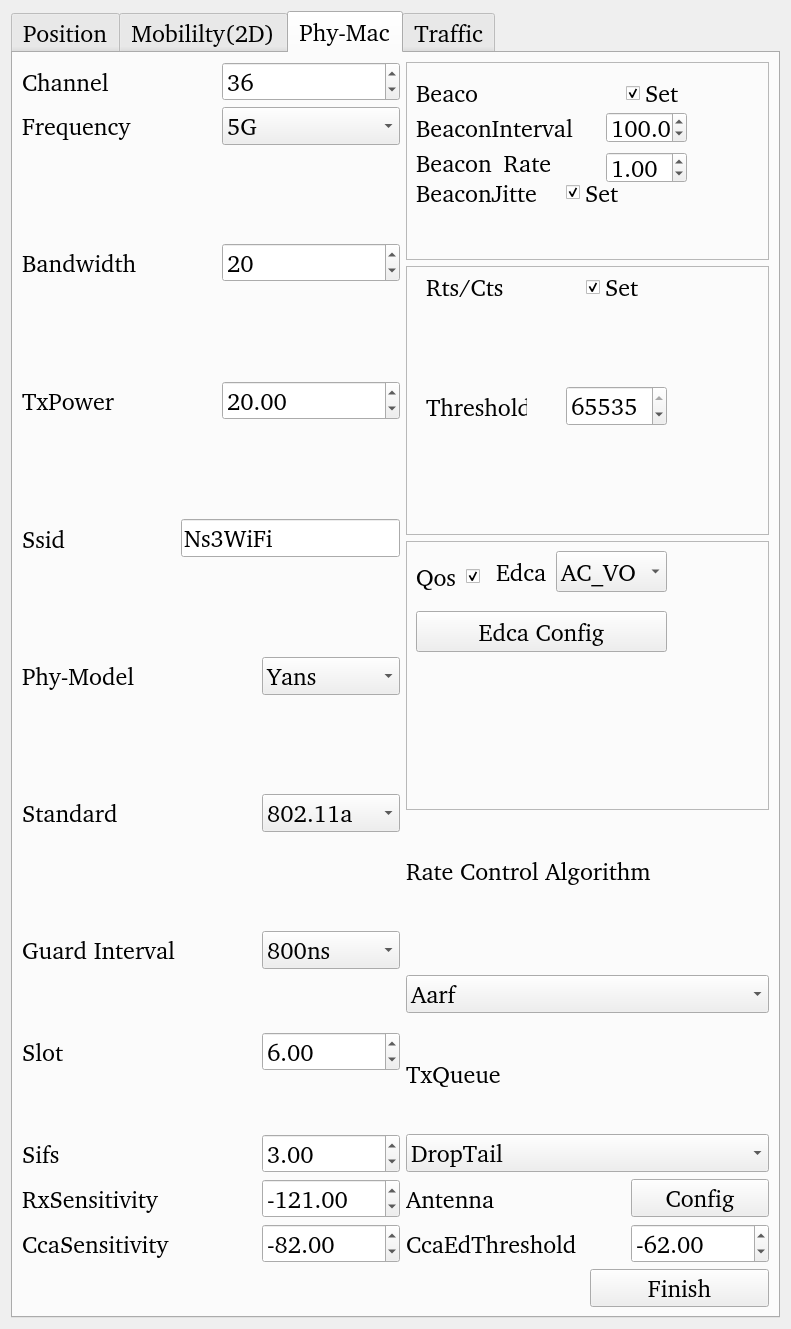
<?xml version="1.0" encoding="UTF-8"?>
<ui version="4.0">
 <class>Ap_config</class>
 <widget class="QWidget" name="Ap_config">
  <property name="geometry">
   <rect>
    <x>0</x>
    <y>0</y>
    <width>791</width>
    <height>1329</height>
   </rect>
  </property>
  <property name="windowTitle">
   <string>Form</string>
  </property>
  <layout class="QGridLayout" name="gridLayout_3">
   <item row="0" column="0">
    <widget class="QTabWidget" name="tabWidget">
     <property name="font">
      <font>
       <family>Nimbus Sans [UKWN]</family>
       <pointsize>18</pointsize>
       <italic>false</italic>
       <bold>false</bold>
      </font>
     </property>
     <property name="currentIndex">
      <number>2</number>
     </property>
     <property name="documentMode">
      <bool>false</bool>
     </property>
     <property name="tabsClosable">
      <bool>false</bool>
     </property>
     <property name="tabBarAutoHide">
      <bool>false</bool>
     </property>
     <widget class="QWidget" name="tab">
      <attribute name="title">
       <string>Position</string>
      </attribute>
      <layout class="QGridLayout" name="gridLayout_4">
       <item row="0" column="0">
        <widget class="QCheckBox" name="checkBox_4">
         <property name="font">
          <font>
           <family>Nimbus Sans [UKWN]</family>
           <pointsize>14</pointsize>
           <italic>false</italic>
           <bold>false</bold>
          </font>
         </property>
         <property name="text">
          <string>Random Position</string>
         </property>
         <property name="checked">
          <bool>true</bool>
         </property>
        </widget>
       </item>
       <item row="1" column="0">
        <widget class="QGroupBox" name="groupBox">
         <property name="font">
          <font>
           <family>Nimbus Sans [UKWN]</family>
           <pointsize>14</pointsize>
           <italic>false</italic>
           <bold>false</bold>
          </font>
         </property>
         <property name="title">
          <string>(X)</string>
         </property>
         <widget class="QDoubleSpinBox" name="doubleSpinBox">
          <property name="geometry">
           <rect>
            <x>10</x>
            <y>30</y>
            <width>161</width>
            <height>61</height>
           </rect>
          </property>
         </widget>
        </widget>
       </item>
       <item row="2" column="0">
        <widget class="QGroupBox" name="groupBox_2">
         <property name="font">
          <font>
           <family>Nimbus Sans [UKWN]</family>
           <pointsize>14</pointsize>
           <italic>false</italic>
           <bold>false</bold>
          </font>
         </property>
         <property name="title">
          <string>(Y)</string>
         </property>
         <widget class="QDoubleSpinBox" name="doubleSpinBox_2">
          <property name="geometry">
           <rect>
            <x>10</x>
            <y>30</y>
            <width>161</width>
            <height>61</height>
           </rect>
          </property>
         </widget>
        </widget>
       </item>
       <item row="3" column="0">
        <widget class="QGroupBox" name="groupBox_3">
         <property name="font">
          <font>
           <family>Nimbus Sans [UKWN]</family>
           <pointsize>14</pointsize>
           <italic>false</italic>
           <bold>false</bold>
          </font>
         </property>
         <property name="title">
          <string>(Z)</string>
         </property>
         <widget class="QDoubleSpinBox" name="doubleSpinBox_3">
          <property name="geometry">
           <rect>
            <x>10</x>
            <y>30</y>
            <width>161</width>
            <height>61</height>
           </rect>
          </property>
         </widget>
        </widget>
       </item>
       <item row="4" column="0">
        <widget class="QPushButton" name="pushButton">
         <property name="minimumSize">
          <size>
           <width>0</width>
           <height>40</height>
          </size>
         </property>
         <property name="font">
          <font>
           <family>Nimbus Sans [UKWN]</family>
           <pointsize>14</pointsize>
           <italic>false</italic>
           <bold>false</bold>
          </font>
         </property>
         <property name="text">
          <string>Finish</string>
         </property>
        </widget>
       </item>
      </layout>
     </widget>
     <widget class="QWidget" name="tab_2">
      <attribute name="title">
       <string>Mobililty(2D)</string>
      </attribute>
      <layout class="QGridLayout" name="gridLayout_5">
       <item row="0" column="0">
        <widget class="QCheckBox" name="checkBox_3">
         <property name="font">
          <font>
           <family>Nimbus Sans [UKWN]</family>
           <pointsize>14</pointsize>
           <italic>false</italic>
           <bold>true</bold>
          </font>
         </property>
         <property name="text">
          <string>Mobility</string>
         </property>
        </widget>
       </item>
       <item row="1" column="0">
        <widget class="QComboBox" name="comboBox">
         <item>
          <property name="text">
           <string>Random Mobility Model</string>
          </property>
         </item>
         <item>
          <property name="text">
           <string>Draw the Route Manually</string>
          </property>
         </item>
        </widget>
       </item>
       <item row="2" column="0">
        <widget class="QWidget" name="widget" native="true">
         <layout class="QVBoxLayout" name="verticalLayout_4">
          <item>
           <widget class="QLabel" name="label">
            <property name="font">
             <font>
              <family>Nimbus Sans [UKWN]</family>
              <pointsize>18</pointsize>
              <italic>false</italic>
              <bold>true</bold>
             </font>
            </property>
            <property name="text">
             <string>Boundaries</string>
            </property>
           </widget>
          </item>
          <item>
           <widget class="QLabel" name="label_2">
            <property name="font">
             <font>
              <family>Nimbus Sans [UKWN]</family>
              <pointsize>18</pointsize>
              <italic>false</italic>
              <bold>true</bold>
             </font>
            </property>
            <property name="text">
             <string>minX</string>
            </property>
           </widget>
          </item>
          <item>
           <widget class="QDoubleSpinBox" name="doubleSpinBox_14"/>
          </item>
          <item>
           <widget class="QLabel" name="label_5">
            <property name="font">
             <font>
              <family>Nimbus Sans [UKWN]</family>
              <pointsize>18</pointsize>
              <italic>false</italic>
              <bold>true</bold>
             </font>
            </property>
            <property name="text">
             <string>maxX</string>
            </property>
           </widget>
          </item>
          <item>
           <widget class="QDoubleSpinBox" name="doubleSpinBox_15"/>
          </item>
          <item>
           <widget class="QLabel" name="label_3">
            <property name="font">
             <font>
              <family>Nimbus Sans [UKWN]</family>
              <pointsize>18</pointsize>
              <italic>false</italic>
              <bold>true</bold>
             </font>
            </property>
            <property name="text">
             <string>minY</string>
            </property>
           </widget>
          </item>
          <item>
           <widget class="QDoubleSpinBox" name="doubleSpinBox_16"/>
          </item>
          <item>
           <widget class="QLabel" name="label_4">
            <property name="font">
             <font>
              <family>Nimbus Sans [UKWN]</family>
              <pointsize>18</pointsize>
              <italic>false</italic>
              <bold>true</bold>
             </font>
            </property>
            <property name="text">
             <string>maxY</string>
            </property>
           </widget>
          </item>
          <item>
           <widget class="QDoubleSpinBox" name="doubleSpinBox_17"/>
          </item>
          <item>
           <widget class="QWidget" name="widget_2" native="true"/>
          </item>
          <item>
           <widget class="QLabel" name="label_6">
            <property name="font">
             <font>
              <family>Nimbus Sans [UKWN]</family>
              <pointsize>18</pointsize>
              <italic>false</italic>
              <bold>true</bold>
             </font>
            </property>
            <property name="text">
             <string>Mode</string>
            </property>
           </widget>
          </item>
          <item>
           <widget class="QComboBox" name="comboBox_2">
            <item>
             <property name="text">
              <string>Time</string>
             </property>
            </item>
            <item>
             <property name="text">
              <string>Distance</string>
             </property>
            </item>
           </widget>
          </item>
          <item>
           <widget class="QWidget" name="widget_3" native="true"/>
          </item>
          <item>
           <widget class="QLabel" name="label_7">
            <property name="font">
             <font>
              <family>Nimbus Sans [UKWN]</family>
              <pointsize>14</pointsize>
              <italic>false</italic>
              <bold>true</bold>
             </font>
            </property>
            <property name="text">
             <string>(s)</string>
            </property>
           </widget>
          </item>
          <item>
           <widget class="QDoubleSpinBox" name="doubleSpinBox_4">
            <property name="value">
             <double>2.000000000000000</double>
            </property>
           </widget>
          </item>
          <item>
           <widget class="QLabel" name="label_8">
            <property name="font">
             <font>
              <family>Nimbus Sans [UKWN]</family>
              <pointsize>14</pointsize>
              <italic>false</italic>
              <bold>true</bold>
             </font>
            </property>
            <property name="text">
             <string>(m)</string>
            </property>
           </widget>
          </item>
          <item>
           <widget class="QDoubleSpinBox" name="doubleSpinBox_5">
            <property name="value">
             <double>2.000000000000000</double>
            </property>
           </widget>
          </item>
          <item>
           <widget class="QLabel" name="label_25">
            <property name="font">
             <font>
              <family>Nimbus Sans [UKWN]</family>
              <pointsize>18</pointsize>
              <italic>false</italic>
              <bold>true</bold>
             </font>
            </property>
            <property name="text">
             <string>Velocity</string>
            </property>
           </widget>
          </item>
          <item>
           <widget class="QDoubleSpinBox" name="doubleSpinBox_18">
            <property name="value">
             <double>1.000000000000000</double>
            </property>
           </widget>
          </item>
          <item>
           <widget class="QPushButton" name="pushButton_4">
            <property name="minimumSize">
             <size>
              <width>0</width>
              <height>40</height>
             </size>
            </property>
            <property name="font">
             <font>
              <family>Nimbus Sans [UKWN]</family>
              <pointsize>14</pointsize>
              <italic>false</italic>
              <bold>true</bold>
             </font>
            </property>
            <property name="text">
             <string>Finish</string>
            </property>
           </widget>
          </item>
         </layout>
        </widget>
       </item>
      </layout>
     </widget>
     <widget class="QWidget" name="tab_3">
      <attribute name="title">
       <string>Phy-Mac</string>
      </attribute>
      <layout class="QGridLayout" name="gridLayout">
       <item row="0" column="0">
        <widget class="QLabel" name="label_9">
         <property name="text">
          <string>Channel</string>
         </property>
        </widget>
       </item>
       <item row="2" column="0" rowspan="2" colspan="2">
        <widget class="QLabel" name="label_11">
         <property name="text">
          <string>Bandwidth</string>
         </property>
        </widget>
       </item>
       <item row="0" column="2" colspan="2">
        <widget class="QSpinBox" name="spinBox">
         <property name="value">
          <number>36</number>
         </property>
        </widget>
       </item>
       <item row="3" column="4" rowspan="3" colspan="3">
        <widget class="QFrame" name="frame_2">
         <property name="frameShape">
          <enum>QFrame::Shape::StyledPanel</enum>
         </property>
         <property name="frameShadow">
          <enum>QFrame::Shadow::Raised</enum>
         </property>
         <widget class="QLabel" name="label_29">
          <property name="geometry">
           <rect>
            <x>20</x>
            <y>10</y>
            <width>91</width>
            <height>21</height>
           </rect>
          </property>
          <property name="text">
           <string>Rts/Cts</string>
          </property>
         </widget>
         <widget class="QCheckBox" name="checkBox_5">
          <property name="geometry">
           <rect>
            <x>180</x>
            <y>10</y>
            <width>81</width>
            <height>22</height>
           </rect>
          </property>
          <property name="text">
           <string>Set</string>
          </property>
          <property name="checked">
           <bool>true</bool>
          </property>
         </widget>
         <widget class="QLabel" name="label_30">
          <property name="geometry">
           <rect>
            <x>20</x>
            <y>120</y>
            <width>101</width>
            <height>41</height>
           </rect>
          </property>
          <property name="text">
           <string>Threshold</string>
          </property>
         </widget>
         <widget class="QSpinBox" name="spinBox_3">
          <property name="geometry">
           <rect>
            <x>160</x>
            <y>120</y>
            <width>101</width>
            <height>40</height>
           </rect>
          </property>
          <property name="minimumSize">
           <size>
            <width>0</width>
            <height>40</height>
           </size>
          </property>
          <property name="maximum">
           <number>65535</number>
          </property>
          <property name="value">
           <number>65535</number>
          </property>
         </widget>
        </widget>
       </item>
       <item row="15" column="6">
        <widget class="QDoubleSpinBox" name="doubleSpinBox_10">
         <property name="minimum">
          <double>-65535.000000000000000</double>
         </property>
         <property name="maximum">
          <double>65535.989999999997963</double>
         </property>
         <property name="value">
          <double>-62.000000000000000</double>
         </property>
        </widget>
       </item>
       <item row="4" column="0">
        <widget class="QLabel" name="label_12">
         <property name="text">
          <string>TxPower</string>
         </property>
        </widget>
       </item>
       <item row="13" column="4" colspan="3">
        <widget class="QComboBox" name="comboBox_8">
         <item>
          <property name="text">
           <string>DropTail</string>
          </property>
         </item>
         <item>
          <property name="text">
           <string>Red</string>
          </property>
         </item>
         <item>
          <property name="text">
           <string>CoDel</string>
          </property>
         </item>
         <item>
          <property name="text">
           <string>FqCoDel</string>
          </property>
         </item>
         <item>
          <property name="text">
           <string>PfifoFast</string>
          </property>
         </item>
        </widget>
       </item>
       <item row="9" column="4" colspan="3">
        <widget class="QLabel" name="label_33">
         <property name="text">
          <string>Rate Control Algorithm</string>
         </property>
        </widget>
       </item>
       <item row="11" column="4" colspan="3">
        <widget class="QComboBox" name="comboBox_7">
         <item>
          <property name="text">
           <string>Aarf</string>
          </property>
         </item>
         <item>
          <property name="text">
           <string>Amrr</string>
          </property>
         </item>
         <item>
          <property name="text">
           <string>Arf</string>
          </property>
         </item>
         <item>
          <property name="text">
           <string>Cara</string>
          </property>
         </item>
         <item>
          <property name="text">
           <string>Onoe</string>
          </property>
         </item>
         <item>
          <property name="text">
           <string>Rraa</string>
          </property>
         </item>
         <item>
          <property name="text">
           <string>Minstrel</string>
          </property>
         </item>
         <item>
          <property name="text">
           <string>Ideal</string>
          </property>
         </item>
         <item>
          <property name="text">
           <string>Constant</string>
          </property>
         </item>
         <item>
          <property name="text">
           <string>ThomsonSampling</string>
          </property>
         </item>
        </widget>
       </item>
       <item row="1" column="2" colspan="2">
        <widget class="QComboBox" name="comboBox_3">
         <item>
          <property name="text">
           <string>5G</string>
          </property>
         </item>
         <item>
          <property name="text">
           <string>2.4G</string>
          </property>
         </item>
        </widget>
       </item>
       <item row="11" column="3" rowspan="2">
        <widget class="QDoubleSpinBox" name="doubleSpinBox_7">
         <property name="value">
          <double>6.000000000000000</double>
         </property>
        </widget>
       </item>
       <item row="14" column="4">
        <widget class="QLabel" name="label_35">
         <property name="text">
          <string>Antenna</string>
         </property>
        </widget>
       </item>
       <item row="0" column="4" rowspan="3" colspan="3">
        <widget class="QFrame" name="frame">
         <property name="frameShape">
          <enum>QFrame::Shape::StyledPanel</enum>
         </property>
         <property name="frameShadow">
          <enum>QFrame::Shadow::Raised</enum>
         </property>
         <widget class="QLabel" name="label_21">
          <property name="geometry">
           <rect>
            <x>10</x>
            <y>20</y>
            <width>61</width>
            <height>21</height>
           </rect>
          </property>
          <property name="text">
           <string>Beacon</string>
          </property>
         </widget>
         <widget class="QCheckBox" name="checkBox">
          <property name="geometry">
           <rect>
            <x>220</x>
            <y>20</y>
            <width>81</width>
            <height>22</height>
           </rect>
          </property>
          <property name="text">
           <string>Set</string>
          </property>
          <property name="checked">
           <bool>true</bool>
          </property>
         </widget>
         <widget class="QLabel" name="label_22">
          <property name="geometry">
           <rect>
            <x>10</x>
            <y>50</y>
            <width>171</width>
            <height>31</height>
           </rect>
          </property>
          <property name="text">
           <string>BeaconInterval</string>
          </property>
         </widget>
         <widget class="QDoubleSpinBox" name="doubleSpinBox_12">
          <property name="geometry">
           <rect>
            <x>200</x>
            <y>50</y>
            <width>81</width>
            <height>31</height>
           </rect>
          </property>
          <property name="maximum">
           <double>65535.989999999997963</double>
          </property>
          <property name="value">
           <double>100.000000000000000</double>
          </property>
         </widget>
         <widget class="QLabel" name="label_23">
          <property name="geometry">
           <rect>
            <x>10</x>
            <y>90</y>
            <width>151</width>
            <height>21</height>
           </rect>
          </property>
          <property name="text">
           <string>Beacon_Rate</string>
          </property>
         </widget>
         <widget class="QDoubleSpinBox" name="doubleSpinBox_13">
          <property name="geometry">
           <rect>
            <x>200</x>
            <y>90</y>
            <width>81</width>
            <height>31</height>
           </rect>
          </property>
          <property name="value">
           <double>1.000000000000000</double>
          </property>
         </widget>
         <widget class="QLabel" name="label_24">
          <property name="geometry">
           <rect>
            <x>10</x>
            <y>120</y>
            <width>121</width>
            <height>21</height>
           </rect>
          </property>
          <property name="text">
           <string>BeaconJitter</string>
          </property>
         </widget>
         <widget class="QCheckBox" name="checkBox_2">
          <property name="geometry">
           <rect>
            <x>160</x>
            <y>115</y>
            <width>61</width>
            <height>31</height>
           </rect>
          </property>
          <property name="text">
           <string>Set</string>
          </property>
          <property name="checked">
           <bool>true</bool>
          </property>
         </widget>
        </widget>
       </item>
       <item row="5" column="1" rowspan="2" colspan="3">
        <widget class="QLineEdit" name="lineEdit">
         <property name="text">
          <string>Ns3WiFi</string>
         </property>
        </widget>
       </item>
       <item row="13" column="3">
        <widget class="QDoubleSpinBox" name="doubleSpinBox_8">
         <property name="value">
          <double>3.000000000000000</double>
         </property>
        </widget>
       </item>
       <item row="14" column="6">
        <widget class="QPushButton" name="pushButton_9">
         <property name="text">
          <string>Config</string>
         </property>
        </widget>
       </item>
       <item row="6" column="4" rowspan="3" colspan="3">
        <widget class="QFrame" name="frame_3">
         <property name="frameShape">
          <enum>QFrame::Shape::StyledPanel</enum>
         </property>
         <property name="frameShadow">
          <enum>QFrame::Shadow::Raised</enum>
         </property>
         <widget class="QLabel" name="label_31">
          <property name="geometry">
           <rect>
            <x>10</x>
            <y>20</y>
            <width>41</width>
            <height>31</height>
           </rect>
          </property>
          <property name="text">
           <string>Qos</string>
          </property>
         </widget>
         <widget class="QCheckBox" name="checkBox_6">
          <property name="geometry">
           <rect>
            <x>60</x>
            <y>20</y>
            <width>21</width>
            <height>31</height>
           </rect>
          </property>
          <property name="text">
           <string/>
          </property>
          <property name="checked">
           <bool>true</bool>
          </property>
         </widget>
         <widget class="QLabel" name="label_32">
          <property name="geometry">
           <rect>
            <x>90</x>
            <y>10</y>
            <width>51</width>
            <height>41</height>
           </rect>
          </property>
          <property name="text">
           <string>Edca</string>
          </property>
         </widget>
         <widget class="QComboBox" name="comboBox_6">
          <property name="geometry">
           <rect>
            <x>150</x>
            <y>10</y>
            <width>111</width>
            <height>41</height>
           </rect>
          </property>
          <item>
           <property name="text">
            <string>AC_VO</string>
           </property>
          </item>
          <item>
           <property name="text">
            <string>AC_VI</string>
           </property>
          </item>
          <item>
           <property name="text">
            <string>AC_BE</string>
           </property>
          </item>
          <item>
           <property name="text">
            <string>AC_BK</string>
           </property>
          </item>
         </widget>
         <widget class="QPushButton" name="pushButton_8">
          <property name="geometry">
           <rect>
            <x>10</x>
            <y>70</y>
            <width>251</width>
            <height>41</height>
           </rect>
          </property>
          <property name="text">
           <string>Edca Config</string>
          </property>
         </widget>
        </widget>
       </item>
       <item row="14" column="3">
        <widget class="QDoubleSpinBox" name="doubleSpinBox_9">
         <property name="minimum">
          <double>-65535.000000000000000</double>
         </property>
         <property name="maximum">
          <double>65535.989999999997963</double>
         </property>
         <property name="singleStep">
          <double>1.000000000000000</double>
         </property>
         <property name="value">
          <double>-121.000000000000000</double>
         </property>
        </widget>
       </item>
       <item row="7" column="3">
        <widget class="QComboBox" name="comboBox_4">
         <item>
          <property name="text">
           <string>Yans</string>
          </property>
         </item>
         <item>
          <property name="text">
           <string>Spectrum</string>
          </property>
         </item>
        </widget>
       </item>
       <item row="15" column="0" colspan="3">
        <widget class="QLabel" name="label_20">
         <property name="text">
          <string>CcaSensitivity </string>
         </property>
        </widget>
       </item>
       <item row="11" column="0" rowspan="2">
        <widget class="QLabel" name="label_16">
         <property name="text">
          <string>Slot</string>
         </property>
        </widget>
       </item>
       <item row="15" column="3">
        <widget class="QDoubleSpinBox" name="doubleSpinBox_11">
         <property name="minimum">
          <double>-65535.000000000000000</double>
         </property>
         <property name="maximum">
          <double>65535.989999999997963</double>
         </property>
         <property name="value">
          <double>-82.000000000000000</double>
         </property>
        </widget>
       </item>
       <item row="7" column="0" colspan="2">
        <widget class="QLabel" name="label_14">
         <property name="text">
          <string>Phy-Model</string>
         </property>
        </widget>
       </item>
       <item row="2" column="2" rowspan="2" colspan="2">
        <widget class="QSpinBox" name="spinBox_2">
         <property name="value">
          <number>20</number>
         </property>
        </widget>
       </item>
       <item row="16" column="5" colspan="2">
        <widget class="QPushButton" name="pushButton_6">
         <property name="text">
          <string>Finish</string>
         </property>
        </widget>
       </item>
       <item row="1" column="0" colspan="2">
        <widget class="QLabel" name="label_10">
         <property name="text">
          <string>Frequency</string>
         </property>
        </widget>
       </item>
       <item row="4" column="2" colspan="2">
        <widget class="QDoubleSpinBox" name="doubleSpinBox_6">
         <property name="value">
          <double>20.000000000000000</double>
         </property>
        </widget>
       </item>
       <item row="5" column="0" rowspan="2">
        <widget class="QLabel" name="label_13">
         <property name="text">
          <string>Ssid</string>
         </property>
        </widget>
       </item>
       <item row="13" column="0">
        <widget class="QLabel" name="label_17">
         <property name="text">
          <string>Sifs</string>
         </property>
        </widget>
       </item>
       <item row="14" column="0" colspan="3">
        <widget class="QLabel" name="label_18">
         <property name="text">
          <string>RxSensitivity  </string>
         </property>
        </widget>
       </item>
       <item row="12" column="4" colspan="2">
        <widget class="QLabel" name="label_34">
         <property name="text">
          <string>TxQueue</string>
         </property>
        </widget>
       </item>
       <item row="15" column="4">
        <widget class="QLabel" name="label_19">
         <property name="text">
          <string>CcaEdThreshold </string>
         </property>
        </widget>
       </item>
       <item row="8" column="0" rowspan="2" colspan="2">
        <widget class="QLabel" name="label_15">
         <property name="text">
          <string>Standard</string>
         </property>
        </widget>
       </item>
       <item row="10" column="0">
        <widget class="QLabel" name="label_48">
         <property name="text">
          <string>Guard Interval</string>
         </property>
        </widget>
       </item>
       <item row="10" column="3">
        <widget class="QComboBox" name="comboBox_15">
         <property name="currentIndex">
          <number>1</number>
         </property>
         <item>
          <property name="text">
           <string>400ns</string>
          </property>
         </item>
         <item>
          <property name="text">
           <string>800ns</string>
          </property>
         </item>
         <item>
          <property name="text">
           <string>1600ns</string>
          </property>
         </item>
         <item>
          <property name="text">
           <string>3200ns</string>
          </property>
         </item>
        </widget>
       </item>
       <item row="8" column="3" rowspan="2">
        <widget class="QComboBox" name="comboBox_5">
         <item>
          <property name="text">
           <string>802.11a</string>
          </property>
         </item>
         <item>
          <property name="text">
           <string>802.11b</string>
          </property>
         </item>
         <item>
          <property name="text">
           <string>802.11g</string>
          </property>
         </item>
         <item>
          <property name="text">
           <string>802.11n</string>
          </property>
         </item>
         <item>
          <property name="text">
           <string>802.11ac</string>
          </property>
         </item>
         <item>
          <property name="text">
           <string>802.11ax</string>
          </property>
         </item>
        </widget>
       </item>
      </layout>
     </widget>
     <widget class="QWidget" name="tab_4">
      <attribute name="title">
       <string>Traffic</string>
      </attribute>
      <layout class="QGridLayout" name="gridLayout_2">
       <item row="5" column="1">
        <widget class="QDoubleSpinBox" name="doubleSpinBox_20">
         <property name="value">
          <double>10.000000000000000</double>
         </property>
        </widget>
       </item>
       <item row="4" column="1">
        <widget class="QDoubleSpinBox" name="doubleSpinBox_19"/>
       </item>
       <item row="6" column="0">
        <widget class="QTableWidget" name="tableWidget">
         <property name="minimumSize">
          <size>
           <width>0</width>
           <height>220</height>
          </size>
         </property>
         <property name="baseSize">
          <size>
           <width>0</width>
           <height>80</height>
          </size>
         </property>
         <row/>
         <column>
          <property name="text">
           <string>FlowId</string>
          </property>
         </column>
         <column>
          <property name="text">
           <string>Start(s)</string>
          </property>
         </column>
         <column>
          <property name="text">
           <string>End(s)</string>
          </property>
         </column>
         <column>
          <property name="text">
           <string>Protocol</string>
          </property>
         </column>
         <column>
          <property name="text">
           <string>Direction</string>
          </property>
         </column>
         <item row="0" column="0">
          <property name="text">
           <string/>
          </property>
         </item>
         <item row="0" column="1">
          <property name="text">
           <string/>
          </property>
         </item>
         <item row="0" column="2">
          <property name="text">
           <string/>
          </property>
         </item>
         <item row="0" column="3">
          <property name="text">
           <string/>
          </property>
         </item>
         <item row="0" column="4">
          <property name="text">
           <string/>
          </property>
         </item>
        </widget>
       </item>
       <item row="2" column="1">
        <widget class="QComboBox" name="comboBox_9">
         <item>
          <property name="text">
           <string>UDP</string>
          </property>
         </item>
         <item>
          <property name="text">
           <string>TCP</string>
          </property>
         </item>
        </widget>
       </item>
       <item row="20" column="0" colspan="2">
        <widget class="QScrollArea" name="scrollArea">
         <property name="widgetResizable">
          <bool>true</bool>
         </property>
         <widget class="QWidget" name="scrollAreaWidgetContents">
          <property name="geometry">
           <rect>
            <x>0</x>
            <y>0</y>
            <width>735</width>
            <height>1423</height>
           </rect>
          </property>
          <layout class="QVBoxLayout" name="verticalLayout">
           <item>
            <widget class="QLabel" name="label_39">
             <property name="font">
              <font>
               <family>Nimbus Sans [UKWN]</family>
               <pointsize>11</pointsize>
               <italic>true</italic>
               <bold>false</bold>
              </font>
             </property>
             <property name="text">
              <string>AC_VI</string>
             </property>
            </widget>
           </item>
           <item>
            <widget class="QCheckBox" name="checkBox_7">
             <property name="text">
              <string>Enable</string>
             </property>
            </widget>
           </item>
           <item>
            <widget class="QLabel" name="label_40">
             <property name="text">
              <string>TrafficType</string>
             </property>
            </widget>
           </item>
           <item>
            <widget class="QComboBox" name="comboBox_11">
             <item>
              <property name="text">
               <string>CBR</string>
              </property>
             </item>
             <item>
              <property name="text">
               <string>VBR</string>
              </property>
             </item>
             <item>
              <property name="text">
               <string>OnOff</string>
              </property>
             </item>
             <item>
              <property name="text">
               <string>Poisson</string>
              </property>
             </item>
             <item>
              <property name="text">
               <string>Bulk/FTP</string>
              </property>
             </item>
             <item>
              <property name="text">
               <string/>
              </property>
             </item>
            </widget>
           </item>
           <item>
            <widget class="QLabel" name="label_41">
             <property name="text">
              <string>PacketSize</string>
             </property>
            </widget>
           </item>
           <item>
            <widget class="QSpinBox" name="spinBox_22">
             <property name="maximum">
              <number>2048</number>
             </property>
             <property name="value">
              <number>1200</number>
             </property>
            </widget>
           </item>
           <item>
            <widget class="QLabel" name="label_42">
             <property name="text">
              <string>MeanDataRate(Mbps)</string>
             </property>
            </widget>
           </item>
           <item>
            <widget class="QSpinBox" name="spinBox_23"/>
           </item>
           <item>
            <widget class="QLabel" name="label_43">
             <property name="text">
              <string>PeakDataRate(Mbps)</string>
             </property>
            </widget>
           </item>
           <item>
            <widget class="QSpinBox" name="spinBox_24">
             <property name="maximum">
              <number>2048</number>
             </property>
             <property name="value">
              <number>0</number>
             </property>
            </widget>
           </item>
           <item>
            <widget class="QLabel" name="label_44">
             <property name="font">
              <font>
               <family>Nimbus Sans [UKWN]</family>
               <pointsize>11</pointsize>
               <italic>true</italic>
               <bold>false</bold>
              </font>
             </property>
             <property name="text">
              <string>AC_VO</string>
             </property>
            </widget>
           </item>
           <item>
            <widget class="QCheckBox" name="checkBox_8">
             <property name="text">
              <string>Enable</string>
             </property>
            </widget>
           </item>
           <item>
            <widget class="QLabel" name="label_45">
             <property name="text">
              <string>TrafficType</string>
             </property>
            </widget>
           </item>
           <item>
            <widget class="QComboBox" name="comboBox_12">
             <item>
              <property name="text">
               <string>CBR</string>
              </property>
             </item>
             <item>
              <property name="text">
               <string>VBR</string>
              </property>
             </item>
             <item>
              <property name="text">
               <string>OnOff</string>
              </property>
             </item>
             <item>
              <property name="text">
               <string>Poisson</string>
              </property>
             </item>
             <item>
              <property name="text">
               <string>Bulk/FTP</string>
              </property>
             </item>
             <item>
              <property name="text">
               <string/>
              </property>
             </item>
            </widget>
           </item>
           <item>
            <widget class="QLabel" name="label_46">
             <property name="text">
              <string>PacketSize</string>
             </property>
            </widget>
           </item>
           <item>
            <widget class="QSpinBox" name="spinBox_25">
             <property name="maximum">
              <number>2048</number>
             </property>
             <property name="value">
              <number>160</number>
             </property>
            </widget>
           </item>
           <item>
            <widget class="QLabel" name="label_47">
             <property name="text">
              <string>Interval(ms)</string>
             </property>
            </widget>
           </item>
           <item>
            <widget class="QDoubleSpinBox" name="doubleSpinBox_21">
             <property name="value">
              <double>20.000000000000000</double>
             </property>
            </widget>
           </item>
           <item>
            <widget class="QLabel" name="label_49">
             <property name="font">
              <font>
               <family>Nimbus Sans [UKWN]</family>
               <pointsize>11</pointsize>
               <italic>true</italic>
               <bold>false</bold>
              </font>
             </property>
             <property name="text">
              <string>AC_BE</string>
             </property>
            </widget>
           </item>
           <item>
            <widget class="QCheckBox" name="checkBox_9">
             <property name="text">
              <string>Enable</string>
             </property>
            </widget>
           </item>
           <item>
            <widget class="QLabel" name="label_50">
             <property name="text">
              <string>TrafficType</string>
             </property>
            </widget>
           </item>
           <item>
            <widget class="QComboBox" name="comboBox_13">
             <item>
              <property name="text">
               <string>CBR</string>
              </property>
             </item>
             <item>
              <property name="text">
               <string>VBR</string>
              </property>
             </item>
             <item>
              <property name="text">
               <string>OnOff</string>
              </property>
             </item>
             <item>
              <property name="text">
               <string>Poisson</string>
              </property>
             </item>
             <item>
              <property name="text">
               <string>Bulk/FTP</string>
              </property>
             </item>
             <item>
              <property name="text">
               <string/>
              </property>
             </item>
            </widget>
           </item>
           <item>
            <widget class="QLabel" name="label_51">
             <property name="text">
              <string>PacketSize</string>
             </property>
            </widget>
           </item>
           <item>
            <widget class="QSpinBox" name="spinBox_26">
             <property name="maximum">
              <number>2048</number>
             </property>
             <property name="value">
              <number>1024</number>
             </property>
            </widget>
           </item>
           <item>
            <widget class="QLabel" name="label_52">
             <property name="text">
              <string>DataRate(Mbps)</string>
             </property>
            </widget>
           </item>
           <item>
            <widget class="QSpinBox" name="spinBox_27">
             <property name="maximum">
              <number>2048</number>
             </property>
             <property name="value">
              <number>0</number>
             </property>
            </widget>
           </item>
           <item>
            <widget class="QLabel" name="label_53">
             <property name="font">
              <font>
               <family>Nimbus Sans [UKWN]</family>
               <pointsize>11</pointsize>
               <italic>true</italic>
               <bold>false</bold>
              </font>
             </property>
             <property name="text">
              <string>AC_BK</string>
             </property>
            </widget>
           </item>
           <item>
            <widget class="QCheckBox" name="checkBox_10">
             <property name="text">
              <string>Enable</string>
             </property>
            </widget>
           </item>
           <item>
            <widget class="QLabel" name="label_54">
             <property name="text">
              <string>TrafficType</string>
             </property>
            </widget>
           </item>
           <item>
            <widget class="QComboBox" name="comboBox_14">
             <item>
              <property name="text">
               <string>CBR</string>
              </property>
             </item>
             <item>
              <property name="text">
               <string>VBR</string>
              </property>
             </item>
             <item>
              <property name="text">
               <string>OnOff</string>
              </property>
             </item>
             <item>
              <property name="text">
               <string>Poisson</string>
              </property>
             </item>
             <item>
              <property name="text">
               <string>Bulk/FTP</string>
              </property>
             </item>
             <item>
              <property name="text">
               <string/>
              </property>
             </item>
            </widget>
           </item>
           <item>
            <widget class="QLabel" name="label_55">
             <property name="text">
              <string>PacketSize</string>
             </property>
            </widget>
           </item>
           <item>
            <widget class="QSpinBox" name="spinBox_28">
             <property name="maximum">
              <number>2048</number>
             </property>
             <property name="value">
              <number>1024</number>
             </property>
            </widget>
           </item>
           <item>
            <widget class="QLabel" name="label_56">
             <property name="text">
              <string>DataRate(Mbps)</string>
             </property>
            </widget>
           </item>
           <item>
            <widget class="QSpinBox" name="spinBox_29">
             <property name="maximum">
              <number>2048</number>
             </property>
             <property name="value">
              <number>0</number>
             </property>
            </widget>
           </item>
          </layout>
         </widget>
        </widget>
       </item>
       <item row="8" column="0">
        <widget class="QPushButton" name="pushButton_3">
         <property name="text">
          <string>Delete</string>
         </property>
        </widget>
       </item>
       <item row="1" column="1">
        <widget class="QLineEdit" name="lineEdit_2">
         <property name="text">
          <string>flow_1</string>
         </property>
        </widget>
       </item>
       <item row="3" column="1">
        <widget class="QComboBox" name="comboBox_10">
         <item>
          <property name="text">
           <string>downlink</string>
          </property>
         </item>
         <item>
          <property name="text">
           <string>uplink</string>
          </property>
         </item>
        </widget>
       </item>
       <item row="17" column="0">
        <widget class="QLabel" name="label_38">
         <property name="text">
          <string>EDCA Traffic</string>
         </property>
        </widget>
       </item>
       <item row="5" column="0">
        <widget class="QLabel" name="label_37">
         <property name="text">
          <string>EndTime(s)</string>
         </property>
        </widget>
       </item>
       <item row="3" column="0">
        <widget class="QLabel" name="label_28">
         <property name="text">
          <string>Direction</string>
         </property>
        </widget>
       </item>
       <item row="4" column="0">
        <widget class="QLabel" name="label_36">
         <property name="text">
          <string>StartTime(s)</string>
         </property>
        </widget>
       </item>
       <item row="2" column="0">
        <widget class="QLabel" name="label_27">
         <property name="text">
          <string>Protocol</string>
         </property>
        </widget>
       </item>
       <item row="1" column="0">
        <widget class="QLabel" name="label_26">
         <property name="text">
          <string>FlowId</string>
         </property>
        </widget>
       </item>
       <item row="7" column="0">
        <widget class="QPushButton" name="pushButton_2">
         <property name="text">
          <string>Add Traffic</string>
         </property>
        </widget>
       </item>
       <item row="16" column="1" rowspan="2">
        <widget class="QPushButton" name="pushButton_7">
         <property name="text">
          <string>Finish Setting</string>
         </property>
        </widget>
       </item>
      </layout>
     </widget>
    </widget>
   </item>
  </layout>
 </widget>
 <resources/>
 <connections/>
</ui>
